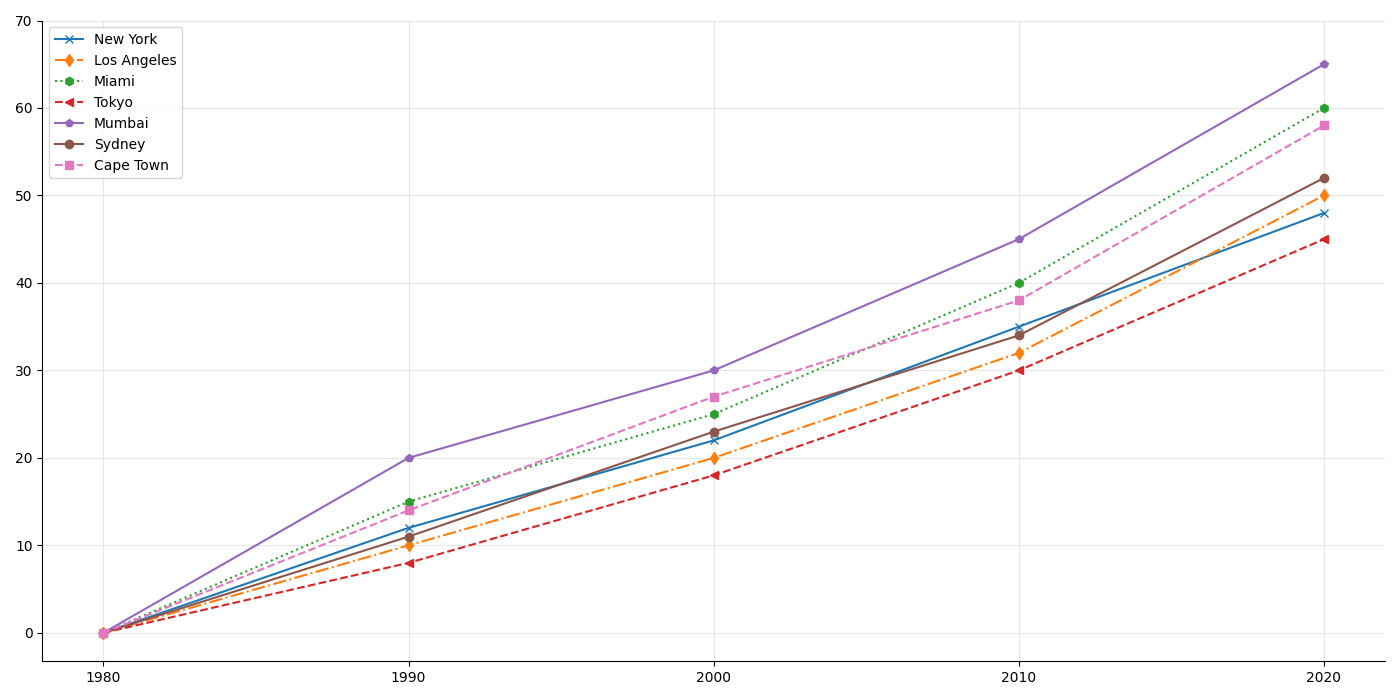

Reproduce this figure in Python.
import matplotlib.pyplot as plt
import numpy as np

# Data definition
decades = np.array([1980, 1990, 2000, 2010, 2020])
sea_levels_ny = np.array([0, 12, 22, 35, 48])
sea_levels_la = np.array([0, 10, 20, 32, 50])
sea_levels_miami = np.array([0, 15, 25, 40, 60])
sea_levels_tokyo = np.array([0, 8, 18, 30, 45])
sea_levels_mumbai = np.array([0, 20, 30, 45, 65])

# New data series
sea_levels_sydney = np.array([0, 11, 23, 34, 52])
sea_levels_cape_town = np.array([0, 14, 27, 38, 58])

fig, ax = plt.subplots(figsize=(14, 7))

# Plot the data with stylistic alterations
ax.plot(decades, sea_levels_ny, marker='x', linestyle='-', linewidth=1.5, label='New York')
ax.plot(decades, sea_levels_la, marker='d', linestyle='-.', linewidth=1.5, label='Los Angeles')
ax.plot(decades, sea_levels_miami, marker='h', linestyle=':', linewidth=1.5, label='Miami')
ax.plot(decades, sea_levels_tokyo, marker='<', linestyle='--', linewidth=1.5, label='Tokyo')
ax.plot(decades, sea_levels_mumbai, marker='p', linestyle='-', linewidth=1.5, label='Mumbai')
ax.plot(decades, sea_levels_sydney, marker='o', linestyle='-', linewidth=1.5, label='Sydney')  # New data series
ax.plot(decades, sea_levels_cape_town, marker='s', linestyle='--', linewidth=1.5, label='Cape Town')  # New data series

# Alter the grid
ax.grid(True, linestyle='-', alpha=0.3)

# Set ticks
plt.xticks(decades)
plt.yticks(np.arange(0, 71, 10))

# Alter the border
ax.spines['top'].set_visible(False)
ax.spines['right'].set_visible(False)

# Add legend
ax.legend()

# Optimize layout
plt.tight_layout()

plt.show()
